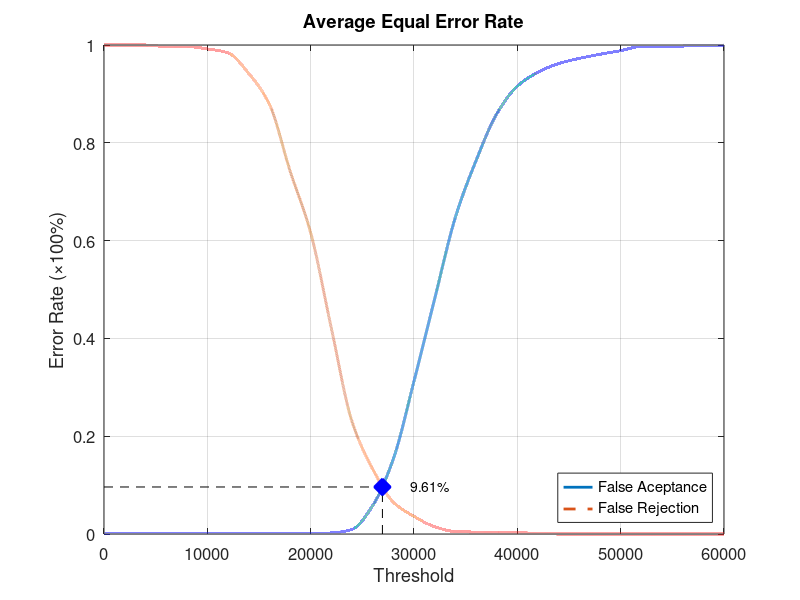
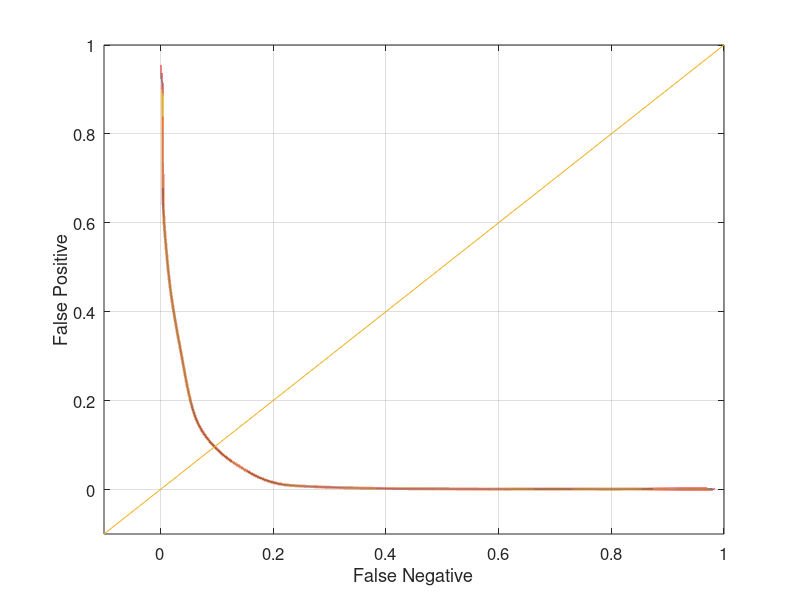

The MATLAB script that drew these images, in order:
function yEER = Database3Average
close all;
clear;
clc;
x = 0:2000:60000;
xq = 0:0.5:60000;

y0 = [0 0.00105263 0.00105263 0.00105263 0.00105263 0.00105263 0.00105263 0.00105263 0.00105263 0.00105263 0.00105263 0.00210526 0.00947368 0.0578947 0.153684 0.312632 0.481053 0.647368 0.763158 0.858947 0.915789 0.944211 0.962105 0.972632 0.981053 0.988421 0.996842 0.996842 0.997895 0.998947 1];
yy0 = interp1(x, y0, xq, 'pchip');
y1 = [1 1 1 0.997 0.997 0.992 0.984 0.942 0.879 0.743 0.616 0.421 0.23 0.133 0.065 0.036 0.015 0.005 0.004 0.004 0.003 0.001 0 0 0 0 0 0 0 0 0];
yy1 = interp1(x, y1, xq, 'pchip');

% Calculating EER: 
y2 = abs(y0 - y1);
find(y2 == min(y2))
yy2 = abs(yy0 - yy1);
xEER = find(yy2 == min(yy2));
xEERIndex = xq(xEER) % X-axis EER
yEER = yy0(xEER) % Y-axis EER

main = figure
plot(xq, yy0,'-','LineWidth', 2);	hold on
plot(xq, yy1,'--','LineWidth', 2);	hold on
plot([xEERIndex xEERIndex], [0 yEER], 'k--');	hold on
plot([0 xEERIndex], [yEER yEER], 'k--');	hold on
plot(xEERIndex, yEER, 'bx', 'LineWidth', 10);	hold on
text(xEERIndex + 10 * xEERIndex / 100, yEER, [num2str(round((10000 * yEER)) / 100) '%'])
legend('False Aceptance', 'False Rejection', 'Location', 'SouthEast')
xlabel('Threshold')
ylabel('Error Rate (\times100%)')
title('Average Equal Error Rate')
set(gca, 'FontSize', 12)
axis([0 60000 0 1])
grid on

print(main, 'Database3AverageMain', '-dpng');
FNRxFPR = figure('Color', [1 1 1]);
plot(yy1, yy0, '-', yy1, yy0, 'LineWidth', 2);
hold on
y = -0.1:0.1:1
plot(y, y); 
set(gca, 'FontSize', 12)
xlabel('False Negative')
ylabel('False Positive')
axis([-0.1 1 -0.1 1])
set(gca, 'FontSize', 12)
grid on

print(FNRxFPR, 'Database3AverageFNRxFPR','-dpng');
end
